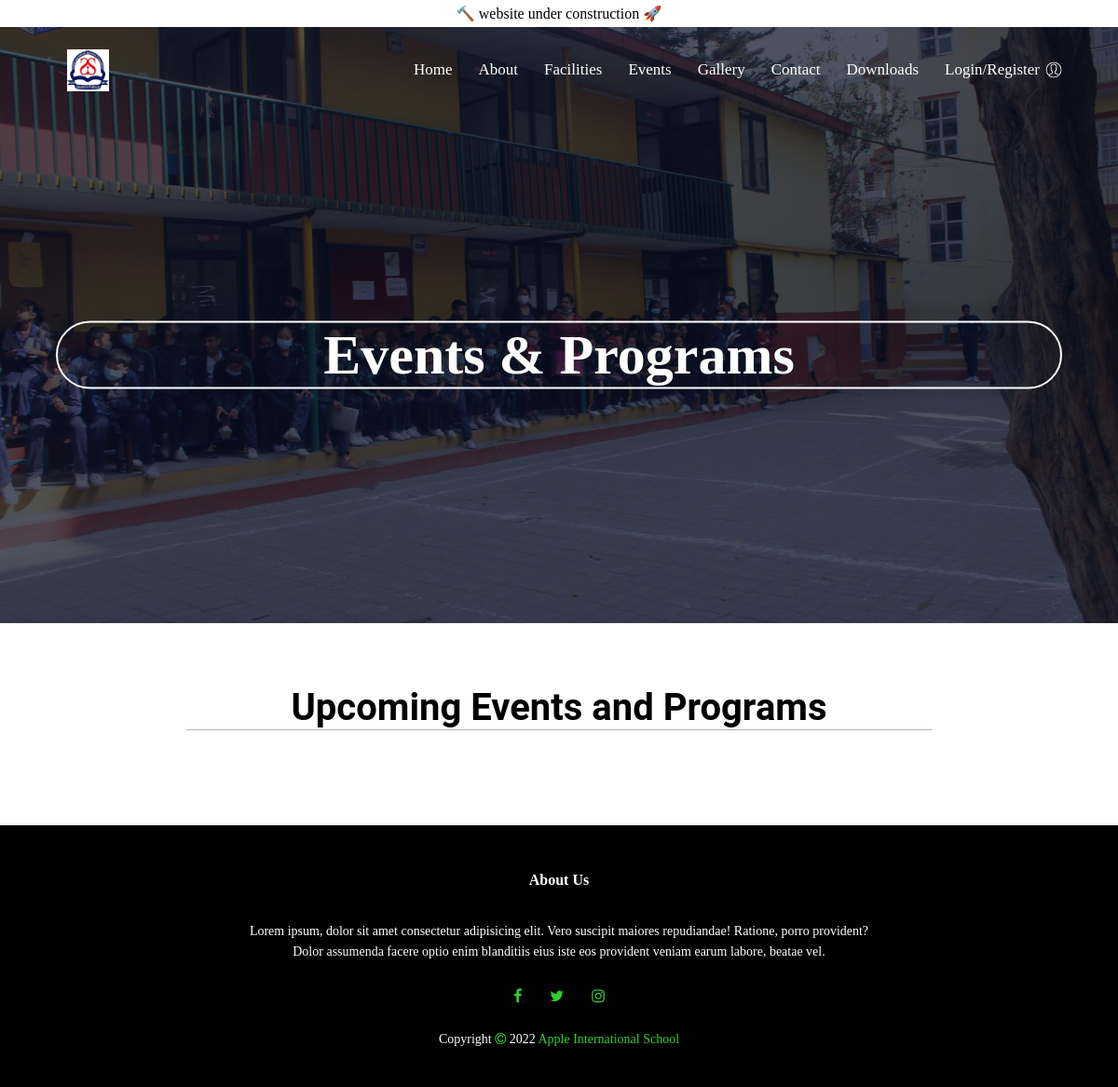
Page /events/ on the earlier database version.
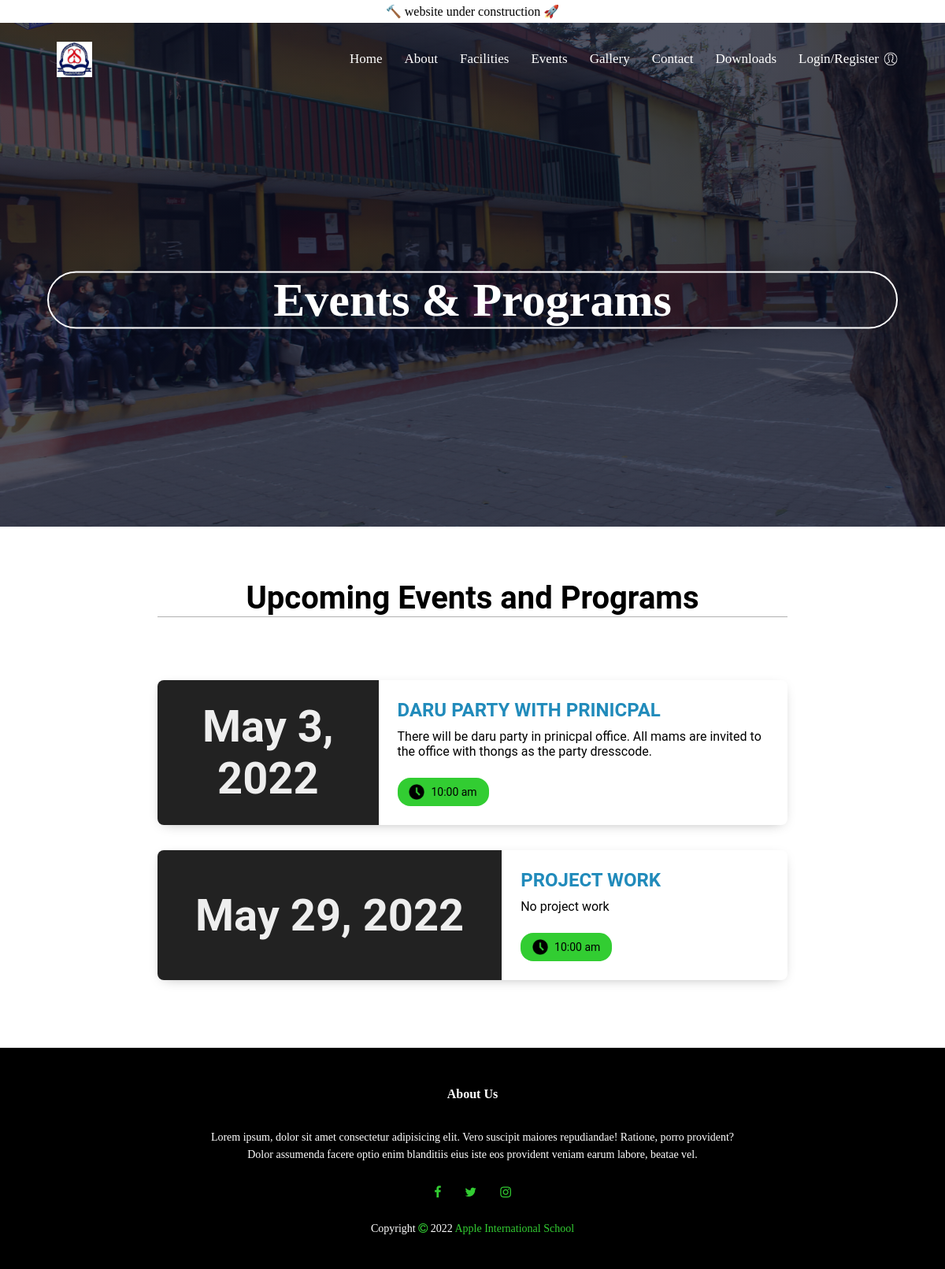
Same page on the later database version.
### apps/apple_school_website/models.py (models this page shows, shortened)
class EventModel(models.Model):
    event_name = models.CharField(max_length=100)
    event_date = models.DateField()
    event_description = models.TextField(max_length=500, null=False)
    class Meta:
        verbose_name = 'Event'
        verbose_name_plural = 'Events'

### apps/apple_school_website/views.py (the view)
# urls.py: path('events/', events, name='events'),
def events(request):
    events = EventModel.objects.all()
    return TemplateResponse(request, 'apple/events.html', context={
        "events": events
    })

### templates/apple/events.html (shortened to what this page needs)
{% extends 'apple/base.html' %} {% load static %}
 {% block navbarcontent %}
<div class="text-box">
  <h1 style="border: 2px solid white;border-radius: 100px;">Events & Programs</h1>
</div>
</section>
{% endblock navbarcontent %} {% block body %}
<div class="event-container">
  <br><br><br>
  <h3 class="main-title">Upcoming Events and Programs</h3>
  <br><br>
  {% for event in events %}
  <div class="event">
    <div class="event-left">
      <div class="event-date">
        <div class="date">{{ event.event_date }}</div>
      </div>
    </div>
    <div class="event-right">
      <h3 class="event-title">{{ event.event_name }}</h3>
      <div class="event-description"> {{ event.event_description }} </div>
      <div class="event-timing">
        <img src="{% static 'apple/img/time.png' %}"> 10:00 am
      </div>
    </div>
  </div>
  {% endfor %}
</div>
</body>
</html>
{% endblock body%}

### templates/apple/base.html (shortened to what this page needs)
{% load static %}
<div style="text-align: center; padding: 5px; background-color: #ffffff; color: rgb(0, 0, 0);">🔨 website under
    construction 🚀</div>
<head>
    <link rel="stylesheet" href="{% static 'apple/css/style.css' %}">
    <link rel="stylesheet" href="https://stackpath.bootstrapcdn.com/font-awesome/4.7.0/css/font-awesome.min.css">
</head>
<section class="header">
    <nav>
        <a href="{% url 'index' %}"><img src="{% static 'apple/img/1.jpg' %}"></a>
        <div class="nav-links" id="navLinks">
            <ul>
                <li><a href="{% url 'index' %}">Home</a></li>
                <li><a href="{% url 'about' %}">About</a></li>
                <li><a href="{% url 'facilities' %}">Facilities</a></li>
                <li><a href="{% url 'events' %}">Events</a></li>
                <li><a href="{% url 'gallery' %}">Gallery</a></li>
                <li><a href="{% url 'contact' %}">Contact</a></li>
                <li><a href="{% url 'downloads' %}">Downloads</a></li>
                {% if user.is_authenticated %}
                {% else %}
                <li><a href="{% url 'login' %}">Login/Register<img src="{% static 'apple/img/user1.png' %}"
                    style="width: 20px; position: absolute; margin-left: 5px;"></a></li>
                {% endif %}
            </ul>
        </div>
    </nav>
    {% block navbarcontent %} {% endblock navbarcontent %}
{% block body %} {% endblock body %}
<section class="footer">
    <h4 style="color: white;">About Us</h4>
    <p style="color: white;">Lorem ipsum, dolor sit amet consectetur adipisicing elit. Vero suscipit maiores
        repudiandae! Ratione, porro provident? <br> Dolor assumenda facere optio enim blanditiis eius iste eos provident
        veniam earum labore, beatae vel.</p>
    <div class="icons">
        <a href="https://www.facebook.com/ourappleourpride"><i class="fa fa-facebook"></i></a>
        <i class="fa fa-twitter"></i>
        <i class="fa fa-instagram"></i>
    </div>
    <p style="color: white;">Copyright <i class="fa fa-copyright"></i> 2022 <span class="cr">Apple International
            School</span></p>
</section>

### static/apple/css/style.css (style rules this page uses)
* { margin: 0; padding: 0; }
.header { min-height: 80vh; width: 100%; background-image: linear-gradient(rgba(4,9,30,0.7),rgba(4,9,30,0.7)),url(img/13.jpg); background-position: center; background-size: cover; position: relative; }
nav { display: flex; padding: 2% 6%; justify-content: space-between; align-items: center; }
nav img { width: 45px; }
.nav-links { flex: 1; text-align: right; }
.nav-links ul li { list-style: none; display: inline-block; padding: 8px 12px; position: relative; }
.nav-links ul li a { color: white; text-decoration: none; font-size: 17px; }
.nav-links ul li::after { content: ''; width: 0%; height: 2px; background: limegreen; display: block; margin: auto; }
.text-box { width: 90%; color: white; position: absolute; top: 55%; left: 50%; transform: translate(-50%,-50%); text-align: center; }
.text-box h1 { font-size: 60px; }
h1 { font-size: 36px; font-weight: 600; }
p { color: grey; font-size: 14px; font-weight: 300; line-height: 22px; padding: 10px; }
h3 { text-align: center; font-weight: 600; margin: 10px 0; }
.footer { background-color: black; width: 100%; text-align: center; padding: 30px 0; }
.footer h4 { margin-bottom: 25px; margin-top: 20px; font-weight: 600; }
.icons .fa { color: limegreen; margin: 0 13px; cursor: pointer; padding: 18px 0; }
.fa-copyright { color: limegreen; }
.cr { color: limegreen; }
.event-container { font-family: "Roboto", sans-serif; max-width: 800px; margin: 0 auto; }
.event-container h3.main-title { font-size: 40px; text-align: center; border-bottom: 1px solid #b1b1b1; }
.event-container .event { box-shadow: 0 4px 16px -8px rgba(0, 0, 0, 0.4); display: flex; border-radius: 8px; margin: 32px 0; }
.event .event-left { background: #222; min-width: 82px; display: flex; align-items: center; justify-content: center; color: #eee; padding: 8px 48px; font-weight: bold; text-align: center; border-radius: 8px 0 0 8px; }
.event .event-left .date { font-size: 56px; }
.event .event-right { display: flex; flex-direction: column; justify-content: center; padding: 0 24px; }
.event .event-right h3.event-title { font-size: 24px; margin: 24px 0 10px 0; text-align: left; color: #218bbb; text-transform: uppercase; }
.event .event-right .event-timing { background: limegreen; display: flex; align-items: center; justify-content: center; width: 100px; padding: 8px; border-radius: 16px; margin: 24px 0; font-size: 14px; }
.event .event-right .event-timing img { height: 20px; padding-right: 8px; }
::placeholder { font-size: 14px; }
h4 { color: black; font-weight: normal; }

Differences in the rows shown:
added EventModel: event_date "May 3, 2022", event_name "DARU PARTY WITH PRINICPAL", event_description "There will be daru party in prinicpal office. All mams are invited to the office with thongs as the party dresscode."
added EventModel: event_date "May 29, 2022", event_name "PROJECT WORK", event_description "No project work"
